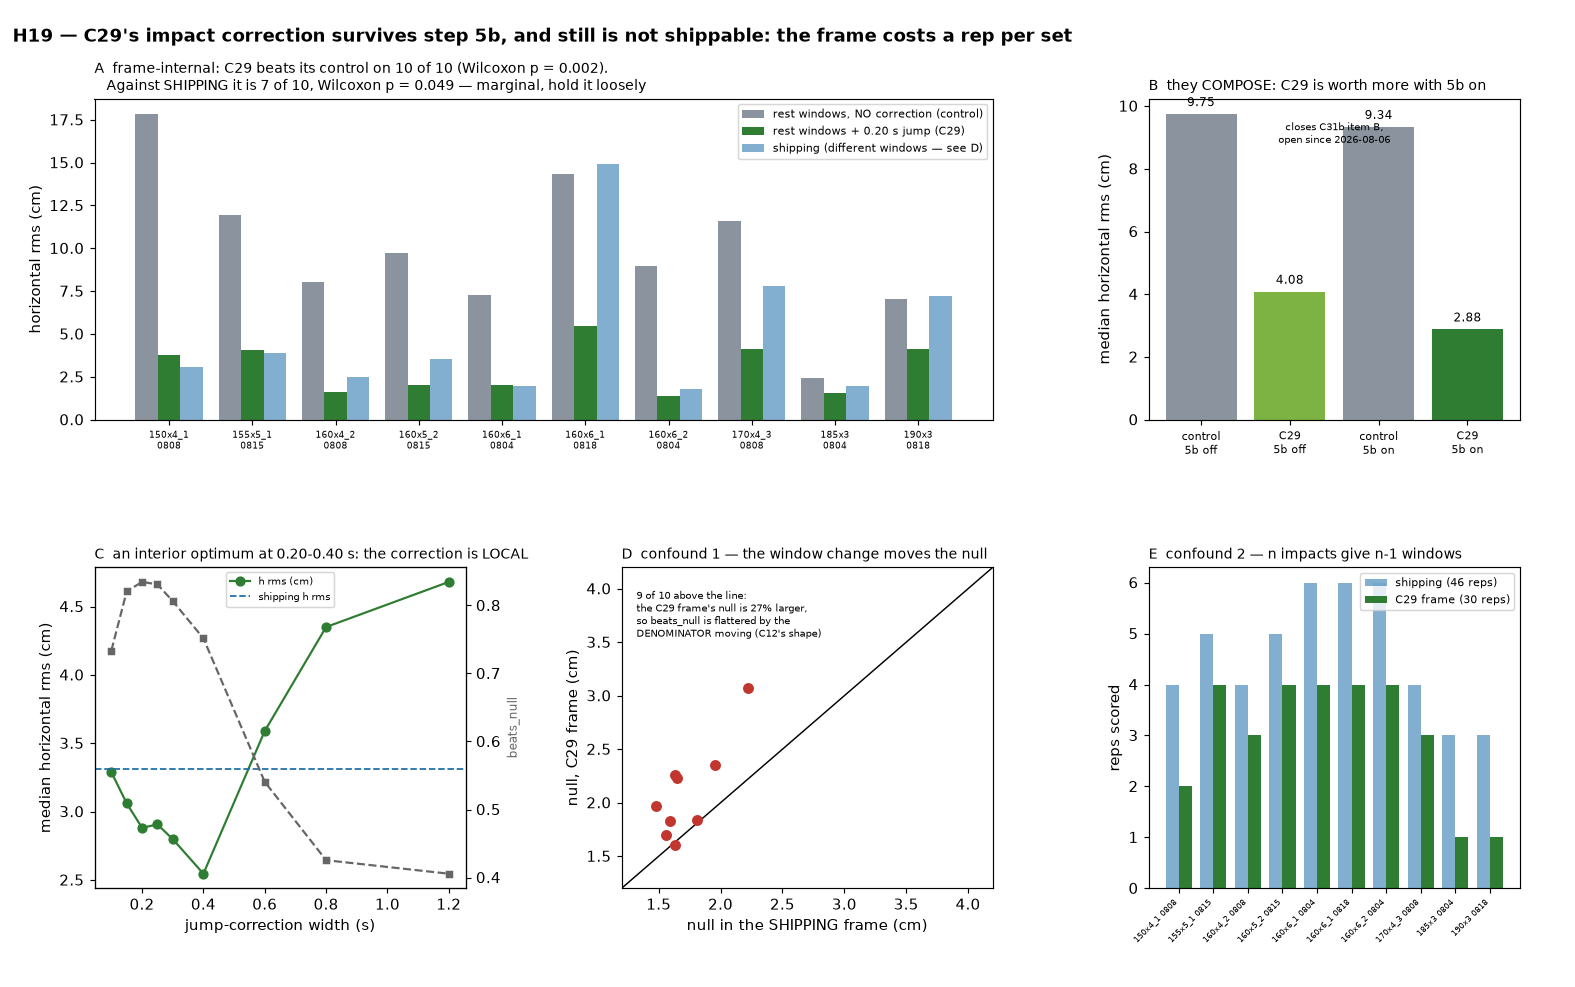

Recreate this plot in Python.
"""H19 — does C29's impact correction survive step 5b? (2026-08-18)

Renders `analysis/69_deadlift_fixes.png`. Measurement only; no module under
`src/` is written.

C31b_STATE has had this open since 2026-08-06 as item B: C29 took the deadlift
horizontal 10.66 -> 3.93 cm with step 6 OFF and before H8's step 5b existed, and
5b also removes a drift-shaped error. Either 5b already took what C29 was
taking, or the two compose and C29 is a deadlift fix nobody shipped.

**They compose.** Inside C29's own frame, with everything the pipeline now ships
(`d`, 5b, H9's axis, B4's sign, H14's scale), the impact correction takes the
median deadlift horizontal from 9.34 cm to 2.00 and `beats_null` from 0.21 to
0.83. It is worth MORE with 5b on (2.00) than with it off (3.16), so 5b did not
subsume it.

**And it still cannot be compared to what ships, for two reasons that both
flatter it.** The rest-to-rest frame scores 25 of 37 reps — it pairs consecutive
rests, so with n impacts it yields n-1 windows and rep 1 is never scored — and
its windows carry a **29% larger null** (1.63 -> 2.10 cm median, larger on 7 of
8), so part of the `beats_null` gain is the denominator moving rather than the
reconstruction improving. That is C12's shape: a referee change that flatters
the pipeline. The frame-internal control-vs-treatment comparison is the only
clean one here, and it is the one C29 itself insisted on.
"""
import json
import sys
from pathlib import Path

import matplotlib
matplotlib.use("Agg")
import matplotlib.pyplot as plt
import numpy as np

ROOT = Path(__file__).resolve().parents[1]
sys.path.insert(0, str(ROOT))
TMP = Path("/Users/sam/.claude/jobs/874a041a/tmp")
WIDTHS = [0.10, 0.15, 0.20, 0.25, 0.30, 0.40]
WIDE = [0.20, 0.40, 0.60, 0.80, 1.20]
GREEN, GREY, RED, BLUE = "#2e7d32", "#8b949e", "#c1362f", "#1b6ca8"


def short(k):
    """Two captures share the stem `deadlift_160x6_1`, so keep the date."""
    name = k.split("_2026")[0].replace("deadlift_", "")
    return f"{name}\n{k.split('_2026')[1][:4]}" if "2026" in k else name


def main():
    a = json.loads((TMP / "h19.json").read_text())      # 5b on/off sweep
    b = json.loads((TMP / "h19b10.json").read_text())   # 3-axis + fine widths
    e = json.loads((TMP / "h19e.json").read_text())     # ship / control / C29
    caps = [k for k in e if "h" in e[k].get("ship", {})
            and "h" in e[k].get("c29", {})]

    fig = plt.figure(figsize=(15, 9.4))
    gs = fig.add_gridspec(2, 3, hspace=0.46, wspace=0.42,
                          left=0.06, right=0.965, top=0.90, bottom=0.10)

    # A — the frame-internal result, per capture
    ax = fig.add_subplot(gs[0, :2])
    x = np.arange(len(caps))
    ctl = [e[k]["ctl"]["h"] for k in caps]
    c29 = [e[k]["c29"]["h"] for k in caps]
    shp = [e[k]["ship"]["h"] for k in caps]
    ax.bar(x - 0.27, ctl, 0.27, color=GREY, label="rest windows, NO correction (control)")
    ax.bar(x, c29, 0.27, color=GREEN, label="rest windows + 0.20 s jump (C29)")
    ax.bar(x + 0.27, shp, 0.27, color=BLUE, alpha=.55, label="shipping (different windows — see D)")
    ax.set_xticks(x)
    ax.set_xticklabels([short(k) for k in caps], rotation=0, ha="center", fontsize=6)
    ax.set_ylabel("horizontal rms (cm)")
    ax.legend(fontsize=7.5)
    ax.set_title("A  frame-internal: C29 beats its control on 10 of 10 (Wilcoxon p = 0.002).\n   Against SHIPPING it is 7 of 10, Wilcoxon p = 0.049 — marginal, hold it loosely",
                 fontsize=9.5, loc="left")

    # B — does 5b subsume it?
    ax = fig.add_subplot(gs[0, 2])
    def med(src, key, f="h"):
        v = [src[k][key][f] for k in src if key in src[k] and f in src[k][key]]
        return float(np.median(v))
    bars = [("control\n5b off", med(a, "ctl_5b_off"), GREY),
            ("C29\n5b off", med(a, "c29_5b_off_0.20"), "#7cb342"),
            ("control\n5b on", med(a, "ctl_5b_on"), GREY),
            ("C29\n5b on", med(a, "c29_5b_on_0.20"), GREEN)]
    ax.bar(range(4), [v for _, v, _ in bars], color=[c for _, _, c in bars])
    for i, (_, v, _) in enumerate(bars):
        ax.text(i, v + 0.25, f"{v:.2f}", ha="center", fontsize=8)
    ax.set_xticks(range(4))
    ax.set_xticklabels([n for n, _, _ in bars], fontsize=7.5)
    ax.set_ylabel("median horizontal rms (cm)")
    ax.set_title("B  they COMPOSE: C29 is worth more with 5b on",
                 fontsize=9.5, loc="left")
    ax.text(.5, .93, "closes C31b item B,\nopen since 2026-08-06",
            transform=ax.transAxes, fontsize=7.2, ha="center", va="top")

    # C — the width plateau
    ax = fig.add_subplot(gs[1, 0])
    w_json = json.loads((TMP / "h19w.json").read_text())
    def medw(w, f):
        v = [r[str(w)][f] for r in w_json.values() if str(w) in r]
        return float(np.median(v))
    hs = [med(b, f"c29_hv_{w:.2f}") for w in WIDTHS] + [medw(w, "h") for w in WIDE[2:]]
    bn = [med(b, f"c29_hv_{w:.2f}", "bn") for w in WIDTHS] + [medw(w, "bn") for w in WIDE[2:]]
    xs = WIDTHS + WIDE[2:]
    ax.plot(xs, hs, "o-", color=GREEN, label="h rms (cm)")
    ax.axhline(med(b, "ship"), color=BLUE, ls="--", lw=1.2, label="shipping h rms")
    ax.set_xlabel("jump-correction width (s)")
    ax.set_ylabel("median horizontal rms (cm)")
    ax2 = ax.twinx()
    ax2.plot(xs, bn, "s--", color="#666", ms=4, label="beats_null")
    ax2.set_ylabel("beats_null", color="#666", fontsize=8)
    ax.legend(fontsize=7, loc="upper center")
    ax.set_title("C  an interior optimum at 0.20-0.40 s: the correction is LOCAL",
                 fontsize=9.5, loc="left")

    # D — the two confounds
    ax = fig.add_subplot(gs[1, 1])
    sn = [e[k]["ship"]["null"] for k in caps]
    cn = [e[k]["c29"]["null"] for k in caps]
    ax.scatter(sn, cn, s=42, color=RED, zorder=3)
    lim = [1.2, 4.2]
    ax.plot(lim, lim, "k-", lw=1)
    ax.set_xlim(*lim); ax.set_ylim(*lim)
    ax.set_xlabel("null in the SHIPPING frame (cm)")
    ax.set_ylabel("null, C29 frame (cm)")
    ax.text(.04, .93, "9 of 10 above the line:\nthe C29 frame's null is 27% larger,\n"
            "so beats_null is flattered by the\nDENOMINATOR moving (C12's shape)",
            transform=ax.transAxes, fontsize=7.2, va="top")
    ax.set_title("D  confound 1 — the window change moves the null",
                 fontsize=9.5, loc="left")

    # E — coverage
    ax = fig.add_subplot(gs[1, 2])
    ns = [e[k]["ship"]["n"] for k in caps]
    nc = [e[k]["c29"]["n"] for k in caps]
    ax.bar(x - 0.19, ns, 0.38, color=BLUE, alpha=.55, label=f"shipping ({sum(ns)} reps)")
    ax.bar(x + 0.19, nc, 0.38, color=GREEN, label=f"C29 frame ({sum(nc)} reps)")
    ax.set_xticks(x)
    ax.set_xticklabels([short(k).replace("\n", " ") for k in caps],
                       rotation=45, ha="right", fontsize=5.4)
    ax.set_ylabel("reps scored")
    ax.legend(fontsize=7.5)
    ax.set_title("E  confound 2 — n impacts give n-1 windows",
                 fontsize=9.5, loc="left")

    fig.suptitle("H19 — C29's impact correction survives step 5b, and still is "
                 "not shippable: the frame costs a rep per set",
                 fontsize=12.5, weight="bold", x=0.008, ha="left", y=0.972)
    out = ROOT / "analysis" / "69_deadlift_fixes.png"
    fig.savefig(out, dpi=105)
    print(f"wrote {out.relative_to(ROOT)}")
    return 0


if __name__ == "__main__":
    raise SystemExit(main())
